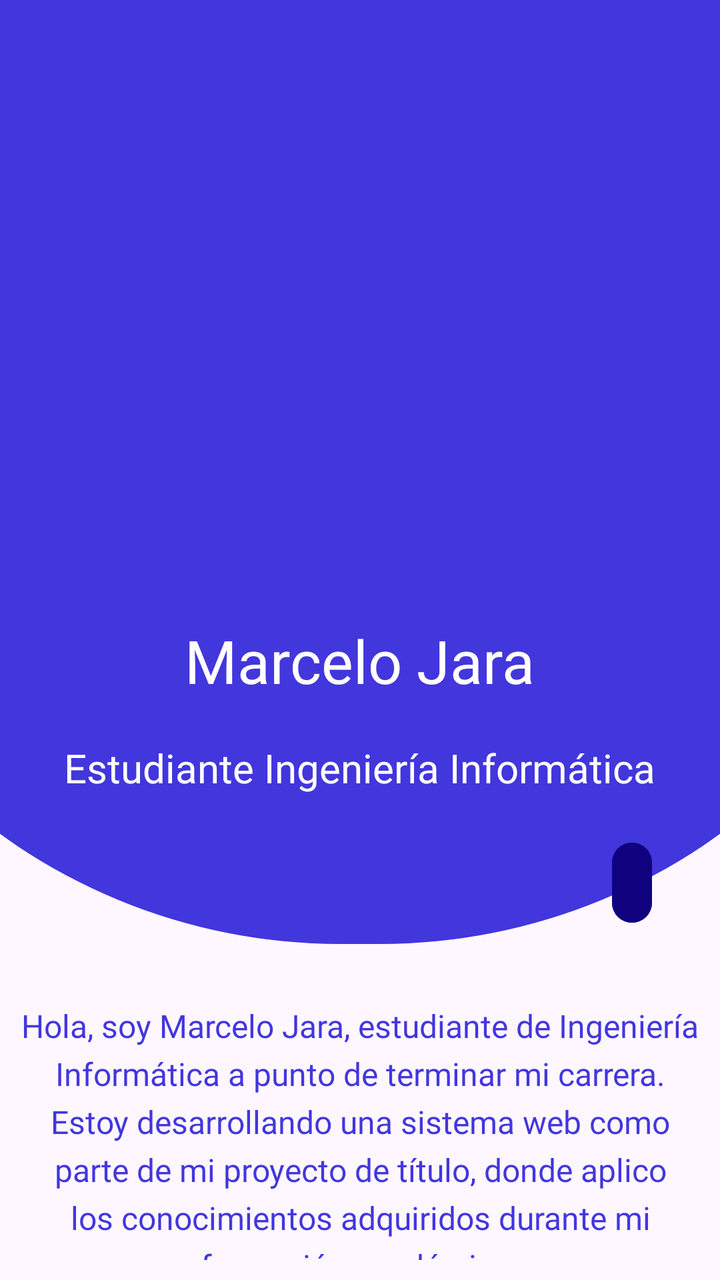
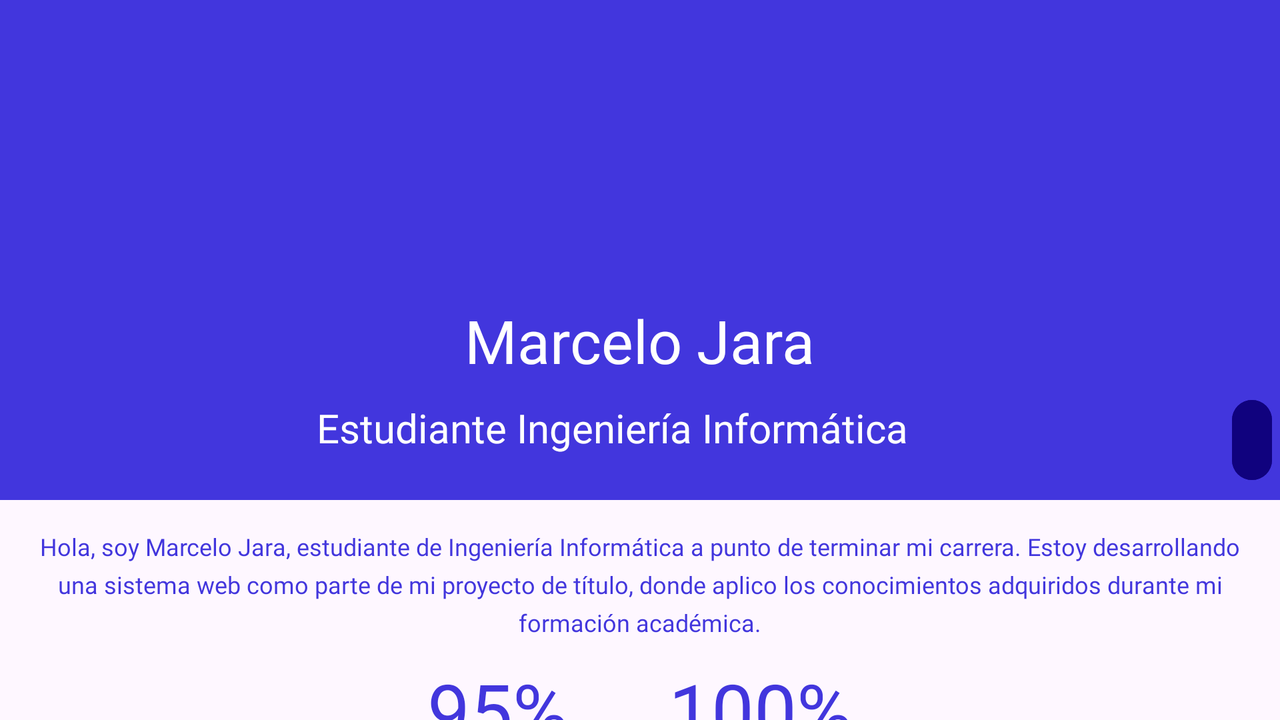

The same Android screen from two of the app's own layout files: first res/layout/ as a phone draws it, then the repository's variant for another configuration, drawn on a device whose configuration selects that folder. Both files follow.
<!-- AndroidManifest.xml: application theme Theme.SrpintFinal_Modulo_4 -->
<!-- res/layout/activity_main.xml -->
<?xml version="1.0" encoding="utf-8"?>
<LinearLayout xmlns:android="http://schemas.android.com/apk/res/android"
    xmlns:app="http://schemas.android.com/apk/res-auto"
    xmlns:tools="http://schemas.android.com/tools"
    android:layout_width="match_parent"
    android:layout_height="match_parent"
    tools:context=".MainActivity"
    android:orientation="vertical">

    <LinearLayout
        android:layout_width="600dp"
        android:layout_height="472dp"
        android:layout_gravity="center"
        android:background="@drawable/bg_circle"
        android:orientation="vertical">


        <ImageView
            android:id="@+id/imageView"
            android:layout_width="120dp"
            android:layout_height="120dp"
            android:scaleType="centerCrop"
            android:layout_gravity="center"
            android:layout_marginTop="120dp"/>

        <TextView
            android:id="@+id/textView"
            android:layout_width="wrap_content"
            android:layout_height="wrap_content"
            android:layout_gravity="center"
            android:layout_marginTop="70dp"
            android:textColor="@color/white"
            android:fontFamily="@font/roboto_medium"
            android:textSize="30dp"
            android:text="Marcelo Jara" />

        <TextView
            android:id="@+id/textView2"
            android:layout_width="wrap_content"
            android:layout_height="wrap_content"
            android:layout_gravity="center"
            android:layout_marginTop="20dp"
            android:fontFamily="@font/roboto"
            android:text="Estudiante Ingeniería Informática"
            android:textAlignment="center"
            android:textColor="@color/white"
            android:textSize="20dp" />

        <RelativeLayout
            android:layout_width="wrap_content"
            android:layout_height="wrap_content"
            android:layout_gravity="end"
            android:layout_marginEnd="150dp"
            android:layout_marginTop="20dp">

            <Button
                android:id="@+id/iconButton"
                style="?attr/materialIconButtonFilledStyle"
                android:layout_width="wrap_content"
                android:layout_height="wrap_content"
                android:backgroundTint="@color/bule_dark"
                app:icon="@drawable/baseline_email_24"
                />
        </RelativeLayout>

    </LinearLayout>

    <LinearLayout
        android:layout_width="match_parent"
        android:layout_height="wrap_content"
        android:orientation="vertical">

        <TextView
            android:id="@+id/textView3"
            android:layout_width="wrap_content"
            android:layout_height="wrap_content"
            android:layout_gravity="center"
            android:layout_marginTop="20dp"
            android:textColor="@color/blue_variant"
            android:fontFamily="@font/roboto"
            android:textSize="16dp"
            android:text="@string/descripcion"
            android:textAlignment="center"
            android:padding="10dp"
            android:lineSpacingExtra="5dp"/>

    </LinearLayout>

    <LinearLayout
        android:layout_width="match_parent"
        android:layout_height="wrap_content"
        android:orientation="horizontal"
        android:gravity="center"
        android:layout_marginTop="50dp">

        <TextView
            android:id="@+id/textView4"
            android:layout_width="wrap_content"
            android:layout_height="wrap_content"
            android:layout_gravity="center"
            android:textColor="@color/blue_variant"
            android:fontFamily="@font/roboto_bold"
            android:textSize="42dp"
            android:text="95%"/>

        <TextView
            android:id="@+id/textView5"
            android:layout_width="wrap_content"
            android:layout_height="wrap_content"
            android:layout_gravity="center"
            android:layout_marginStart="50dp"
            android:textColor="@color/blue_variant"
            android:fontFamily="@font/roboto_bold"
            android:textSize="42dp"
            android:text="100%"/>

    </LinearLayout>

    <LinearLayout
        android:layout_width="match_parent"
        android:layout_height="wrap_content"
        android:orientation="horizontal"
        android:gravity="center"
        >

        <TextView
            android:id="@+id/textView6"
            android:layout_width="100dp"
            android:layout_height="wrap_content"
            android:layout_gravity="center"
            android:gravity="center"
            android:textColor="@color/blue_variant"
            android:fontFamily="@font/roboto_medium"

            android:textSize="20dp"
            android:text="Carrera"/>

        <TextView
            android:id="@+id/textView7"
            android:layout_width="130dp"
            android:layout_height="wrap_content"
            android:layout_gravity="center"
            android:layout_marginStart="35dp"
            android:textColor="@color/blue_variant"
            android:fontFamily="@font/roboto_medium"
            android:textSize="20dp"
            android:text="Disponibilidad"/>

    </LinearLayout>


</LinearLayout>
<!-- resources referenced by this layout -->
<resources>
  <color name="blue_variant">#4236DD</color>
  <color name="bule_dark">#10027E</color>
  <color name="white">#FFFFFFFF</color>
  <!-- drawable bg_circle (drawable) -->
  <?xml version="1.0" encoding="utf-8"?>
  <shape xmlns:android="http://schemas.android.com/apk/res/android">
  
      <solid android:color="@color/blue_variant"/>
      <corners android:topLeftRadius="0dp"
          android:topRightRadius="0dp"
          android:bottomLeftRadius="290dp"
          android:bottomRightRadius="290dp"/>
  </shape>
  <string name="descripcion">Hola, soy Marcelo Jara, estudiante de Ingeniería Informática a punto de terminar mi carrera. Estoy desarrollando una sistema web como parte de mi proyecto de título, donde aplico los conocimientos adquiridos durante mi formación académica.</string>
  <style name="Theme.SrpintFinal_Modulo_4" parent="Base.Theme.SrpintFinal_Modulo_4" />
  <style name="Base.Theme.SrpintFinal_Modulo_4" parent="Theme.Material3.Light.NoActionBar">
          
          <item name="colorPrimary">@color/blue</item>
          <item name="colorPrimaryVariant">@color/blue_variant</item>
      </style>
  <color name="blue">#473BDA</color>
</resources>
<!-- res/layout-land/activity_main.xml (the repository's variant of the layout above) -->
<!-- drawn on the phone turned sideways -->
<?xml version="1.0" encoding="utf-8"?>
<LinearLayout xmlns:android="http://schemas.android.com/apk/res/android"
    xmlns:app="http://schemas.android.com/apk/res-auto"
    xmlns:tools="http://schemas.android.com/tools"
    android:layout_width="match_parent"
    android:layout_height="match_parent"
    tools:context=".MainActivity"
    android:orientation="vertical">

    <LinearLayout
        android:layout_width="match_parent"
        android:layout_height="250dp"
        android:layout_gravity="center"
        android:background="@color/blue_variant"
        android:orientation="vertical">


        <ImageView
            android:id="@+id/imageView"
            android:layout_width="120dp"
            android:layout_height="120dp"
            android:layout_gravity="top|center"
            android:layout_marginTop="10dp"
            android:scaleType="centerCrop" />

        <TextView
            android:id="@+id/textView"
            android:layout_width="wrap_content"
            android:layout_height="wrap_content"
            android:layout_gravity="center"
            android:layout_marginTop="20dp"
            android:fontFamily="@font/roboto_medium"
            android:text="Marcelo Jara"
            android:textColor="@color/white"
            android:textSize="30dp" />

        <LinearLayout
            android:layout_width="match_parent"
            android:layout_height="match_parent"
            android:orientation="horizontal"
            >

            <TextView
                android:id="@+id/textView2"
                android:layout_width="654dp"
                android:layout_height="wrap_content"

                android:layout_marginTop="10dp"
                android:layout_weight="1"
                android:fontFamily="@font/roboto"
                android:gravity="center"
                android:text="Estudiante Ingeniería Informática"
                android:textAlignment="center"
                android:textColor="@color/white"
                android:textSize="20dp" />

            <Button
                    android:id="@+id/iconButton"
                    style="?attr/materialIconButtonFilledStyle"
                    android:layout_width="wrap_content"
                    android:layout_height="wrap_content"
                    android:layout_gravity="center"
                    android:backgroundTint="@color/bule_dark"
                    app:icon="@drawable/baseline_email_24" />
        </LinearLayout>

    </LinearLayout>

    <LinearLayout
        android:layout_width="match_parent"
        android:layout_height="wrap_content"
        android:orientation="vertical"
        >

        <TextView
            android:id="@+id/textView3"
            android:layout_width="wrap_content"
            android:layout_height="wrap_content"
            android:layout_gravity="center"
            android:layout_marginTop="5dp"
            android:textColor="@color/blue_variant"
            android:fontFamily="@font/roboto"
            android:textSize="12dp"
            android:text="@string/descripcion"
            android:textAlignment="center"
            android:padding="10dp"
            android:lineSpacingExtra="5dp"/>

    </LinearLayout>

    <LinearLayout
        android:layout_width="match_parent"
        android:layout_height="wrap_content"
        android:orientation="horizontal"
        android:gravity="center"
        android:layout_marginTop="0dp">

        <TextView
            android:id="@+id/textView4"
            android:layout_width="wrap_content"
            android:layout_height="wrap_content"
            android:layout_gravity="center"
            android:textColor="@color/blue_variant"
            android:fontFamily="@font/roboto_bold"
            android:textSize="38dp"
            android:text="95%"/>

        <TextView
            android:id="@+id/textView5"
            android:layout_width="wrap_content"
            android:layout_height="wrap_content"
            android:layout_gravity="center"
            android:layout_marginStart="50dp"
            android:textColor="@color/blue_variant"
            android:fontFamily="@font/roboto_bold"
            android:textSize="38dp"
            android:text="100%"/>

    </LinearLayout>

    <LinearLayout
        android:layout_width="match_parent"
        android:layout_height="wrap_content"
        android:orientation="horizontal"
        android:gravity="center"
        >

        <TextView
            android:id="@+id/textView6"
            android:layout_width="65dp"
            android:layout_height="wrap_content"
            android:layout_gravity="center"
            android:gravity="center"
            android:textColor="@color/blue_variant"
            android:fontFamily="@font/roboto_medium"
            android:textSize="15dp"
            android:text="Carrera"/>

        <TextView
            android:id="@+id/textView7"
            android:layout_width="100dp"
            android:layout_height="wrap_content"
            android:layout_gravity="center"
            android:layout_marginStart="55dp"
            android:textColor="@color/blue_variant"
            android:fontFamily="@font/roboto_medium"
            android:textSize="15dp"
            android:text="Disponibilidad"/>

    </LinearLayout>


</LinearLayout>
<!-- resources referenced by the variant -->
<!-- as the phone turned sideways resolves them -->
<resources>
  <color name="blue_variant">#4236DD</color>
  <color name="bule_dark">#10027E</color>
  <color name="white">#FFFFFFFF</color>
  <string name="descripcion">Hola, soy Marcelo Jara, estudiante de Ingeniería Informática a punto de terminar mi carrera. Estoy desarrollando una sistema web como parte de mi proyecto de título, donde aplico los conocimientos adquiridos durante mi formación académica.</string>
  <style name="Theme.SrpintFinal_Modulo_4" parent="Base.Theme.SrpintFinal_Modulo_4" />
  <style name="Base.Theme.SrpintFinal_Modulo_4" parent="Theme.Material3.Light.NoActionBar">
          
          <item name="colorPrimary">@color/blue</item>
          <item name="colorPrimaryVariant">@color/blue_variant</item>
      </style>
  <color name="blue">#473BDA</color>
</resources>
